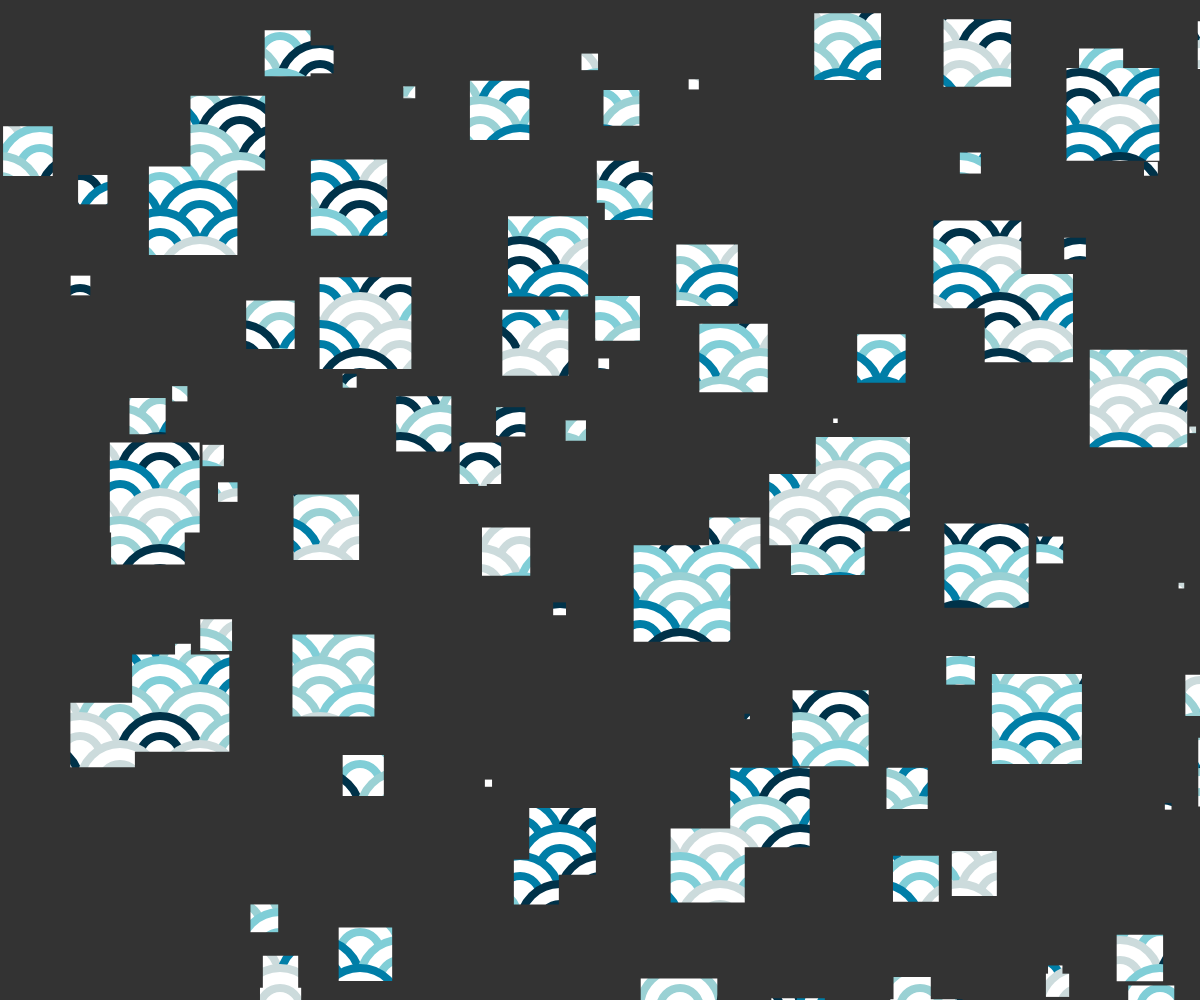
Frame 1 (no input)
Frame 2 (the mouse pressed at the canvas centre, redrawn once): identical to frame 1, image omitted

The p5.js sketch that drew this single still picture (run headless with seeded random() and noise() and a simulated clock; the mouse was pressed at the canvas centre and the sketch redrawn once):

// p5.js sketch
// ── sketch.js
"use strict"

const COLORS = ["#CCDBDC", "#9AD1D4", "#80CED7", "#007EA7", "#003249"];
const WHITE  = "#FFFFFF";
const BLACK  = "#333333";

let myGraphics;

function setup(){
	createCanvas(windowWidth, windowHeight);
	angleMode(DEGREES); rectMode(CENTER); imageMode(CENTER);
	textAlign(CENTER, CENTER); textSize(14);
	noLoop();

	myGraphics = new MyGraphics(windowWidth, windowHeight);
}

function draw(){
	background(BLACK);
	noFill();
	noStroke();

	myGraphics.draw();
}

function getColor(colors){
	return colors[floor(random()*colors.length)];
}

class MyGraphics{

	constructor(w, h){
		this._w = w;
		this._h = h;
		this._main = createGraphics(w, h);
		this._mask = createGraphics(w, h);
		this.setup();
	}

	setup(){
		// Main
		this._main.background("orange");

		const dia = this._w / 15;
		const weight = dia * 0.1;
		const pX = dia;
		const pY = dia * 0.35;
		const rows = floor(this._h / pY) + 2;
		const cols = floor(this._w / pX) + 2;
		for(let r=0; r<rows; r++){
			for(let c=0; c<cols; c++){
				let x = c * pX;
				let y = r * pY;
				if(r%2==0) x += pX / 2;
				this._main.fill(WHITE);
				this._main.stroke(getColor(COLORS));
				this._main.strokeWeight(weight);
				this._main.circle(x, y, dia);
				this._main.circle(x, y, dia*0.5);
			}
		}

		// Mask
		for(let i=0; i<100; i++){
			const x = this._w * random();
			const y = this._h * random();
			this._mask.fill("white");
			this._mask.noStroke();
			this._mask.square(x, y, random(100));
		}
	}

	draw(){
		const img = this._main.get();
		img.mask(this._mask.get());
		image(img, this._w/2, this._h/2);
	}
}
